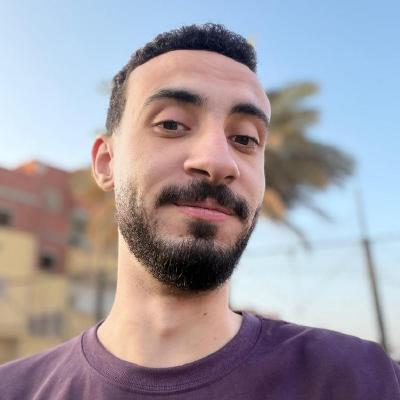
#> input picture assets/source.jpg, 400 x 400 px
$ python make_ascii_svg.py
#> lines starting #> are read from the running program, lines starting #| are printed output that depends on the picture
"""Turn a photo into an animated ASCII-portrait SVG (row-by-row wipe with a block cursor).

Run once per photo: python scripts/make_ascii_svg.py [photo]   (STATIC=1 for a frozen frame)
Pillow + numpy only. Bright areas (sky, background) become blank; dark areas become dense glyphs.
"""

import os
import sys
from html import escape
from pathlib import Path

import numpy as np
from PIL import Image, ImageOps

ROOT = Path(__file__).resolve().parent.parent
SRC = Path(sys.argv[1]) if len(sys.argv) > 1 else ROOT / "assets" / "source.jpg"
OUT = ROOT / "assets" / "ascii-portrait.svg"
STATIC = os.environ.get("STATIC") == "1"

RAMP = " .`:-=+*cs#%@"  # bright (sparse) -> dark (dense)
COLS, ROWS = 84, 50
W, H = 370, 440
FONT, LINE, CHAR = 7, 7.6, 4.05  # CHAR: glyph advance, 84 cols -> 340px
X0, Y0 = 15, 54
SPAN = COLS * CHAR


def to_grid(path):
    img = ImageOps.exif_transpose(Image.open(path)).convert("L")
    img = ImageOps.autocontrast(img, cutoff=2)
    # glyphs are ~2x taller than wide, so squash rows
    a = (np.asarray(img.resize((COLS, ROWS), Image.LANCZOS), dtype=float) / 255) ** 0.8
    # soft oval vignette fades the background to blank
    yy, xx = np.mgrid[0:ROWS, 0:COLS]
    d = np.hypot((xx - COLS * 0.47) / (COLS * 0.42), (yy - ROWS * 0.5) / (ROWS * 0.62))
    a = np.clip(a + np.clip((d - 0.8) * 4, 0, 1), 0, 1)
    a = np.clip((a - 0.25) / 0.7, 0, 1)
    idx = ((1 - a) * (len(RAMP) - 1)).round().astype(int)
    return ["".join(RAMP[i] for i in row).rstrip() for row in idx]


def render(lines):
    rows, covers = [], []
    for i, line in enumerate(lines):
        if not line:
            continue
        y = Y0 + i * LINE
        width = len(line) * CHAR  # textLength pins the width, whatever font the viewer has
        text = (f'<text x="{X0}" y="{y:.2f}" textLength="{width:.1f}" lengthAdjust="spacingAndGlyphs" '
                f'xml:space="preserve">{escape(line)}</text>')
        rows.append(text)
        if STATIC:
            continue
        # a background-coloured cover slides off each row, block cursor on its leading edge
        top = y - LINE + 1
        covers.append(
            f'<g class="cv" style="animation-delay:{0.25 + i * 0.045:.3f}s">'
            f'<rect x="{X0 - 2}" y="{top - 1:.2f}" width="{SPAN + 8}" height="{LINE + 1:.2f}" fill="#0e0e11"/>'
            f'<rect class="cur" x="{X0 - 2}" y="{top + 0.2:.2f}" width="3.6" height="{LINE - 1.4:.2f}" fill="#e4e8ee"/></g>'
        )

    anim = "" if STATIC else f"""
  .cv{{animation:wipe .6s steps(30) both}}
  .cur{{animation:hide .6s steps(1) both;animation-delay:inherit}}
  @keyframes wipe{{from{{transform:translateX(0)}}to{{transform:translateX({SPAN + 8:.0f}px)}}}}
  @keyframes hide{{from{{opacity:1}}to{{opacity:0}}}}"""
    return f"""<svg xmlns="http://www.w3.org/2000/svg" width="{W}" height="{H}" viewBox="0 0 {W} {H}" role="img" aria-label="ASCII portrait of Mohamed Thabet">
<style>
  text{{font-family:'JetBrains Mono','SFMono-Regular',Consolas,monospace;font-size:{FONT}px;fill:#c4cad3}}
  .t{{font-size:12px;fill:#a1a1aa}}{anim}
</style>
<rect x=".5" y=".5" width="{W - 1}" height="{H - 1}" rx="12" fill="#0e0e11" stroke="#27272a"/>
<path d="M.5 34.5h{W - 1}" stroke="#27272a"/>
<circle cx="20" cy="17.5" r="5" fill="#3f3f46"/><circle cx="37" cy="17.5" r="5" fill="#3f3f46"/><circle cx="54" cy="17.5" r="5" fill="#3f3f46"/>
<text x="{W / 2}" y="21.5" text-anchor="middle" class="t">portrait.txt</text>
{''.join(rows)}
<clipPath id="body"><rect x="1" y="35" width="{W - 2}" height="{H - 36}" rx="11"/></clipPath>
<g clip-path="url(#body)">{''.join(covers)}</g>
</svg>
"""


def main():
    lines = to_grid(SRC)
#> in to_grid, `img = ImageOps.exif_transpose(Image.open(path)).convert("L")`:
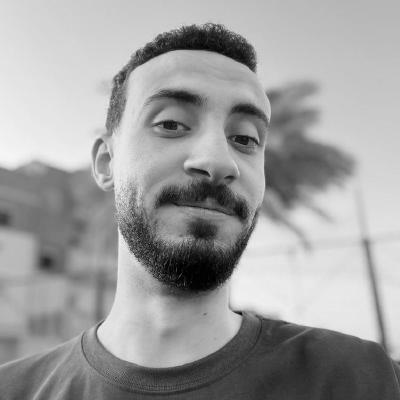
#> img: PIL image 400x400 L; min 0, max 248, mean 158.3
#> in to_grid, `img = ImageOps.autocontrast(img, cutoff=2)`:
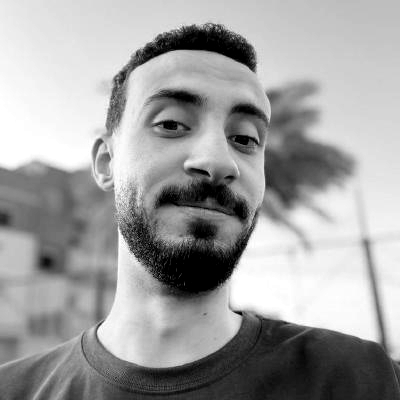
#> img: PIL image 400x400 L; min 0, max 255, mean 160.2
#> in to_grid, `a = (np.asarray(img.resize((COLS, ROWS), Image.LANCZOS), dtype=float) ..`:
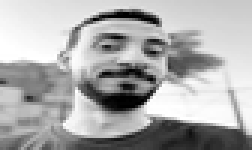
#> a: shape (50, 84) float64 (shown 3 times larger); min 0, max 1, mean 0.674
#> in to_grid, `a = np.clip(a + np.clip((d - 0.8) * 4, 0, 1), 0, 1)`:
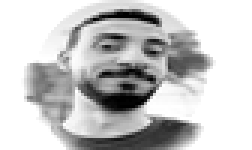
#> a: shape (50, 84) float64 (shown 3 times larger); min 0, max 1, mean 0.777
#> in to_grid, `a = np.clip((a - 0.25) / 0.7, 0, 1)`:
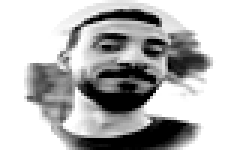
#> a: shape (50, 84) float64 (shown 3 times larger); min 0, max 1, mean 0.735
#> in to_grid, `idx = ((1 - a) * (len(RAMP) - 1)).round().astype(int)`:
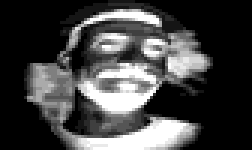
#> idx: shape (50, 84) int64 (shown 3 times larger); min 0, max 12, mean 3.18; drawn with min black and max white
#> lines = 50 items
    OUT.write_text(render(lines), encoding="utf-8")
#> the loop in render, `for i, line in enumerate(lines):` made 50 passes
#> (y, width, top) on passes 1 to 12: (54, 182.2, 47.4), (61.6, 202.5, 55), (69.2, 210.6, 62.6), (76.8, 218.7, 70.2), (84.4, 226.8, 77.8), (92, 234.9, 85.4), (99.6, 238.9, 93), (107.2, 243, 100.6), (114.8, 247, 108.2), (122.4, 251.1, 115.8), (130, 263.2, 123.4), (137.6, 267.3, 131)
    print("\n".join(lines))
#> (printed output is left out)


if __name__ == "__main__":
    main()
